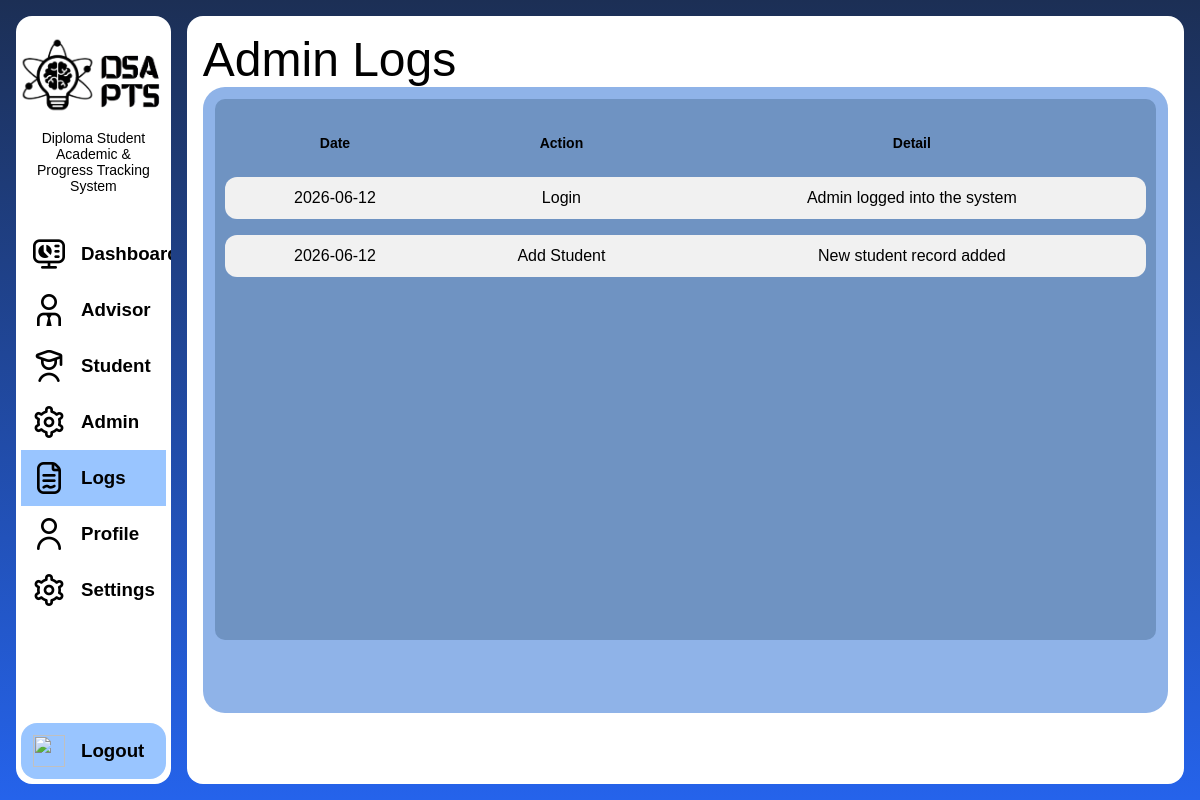
The app's page /admin/admin-logs.php, older data.
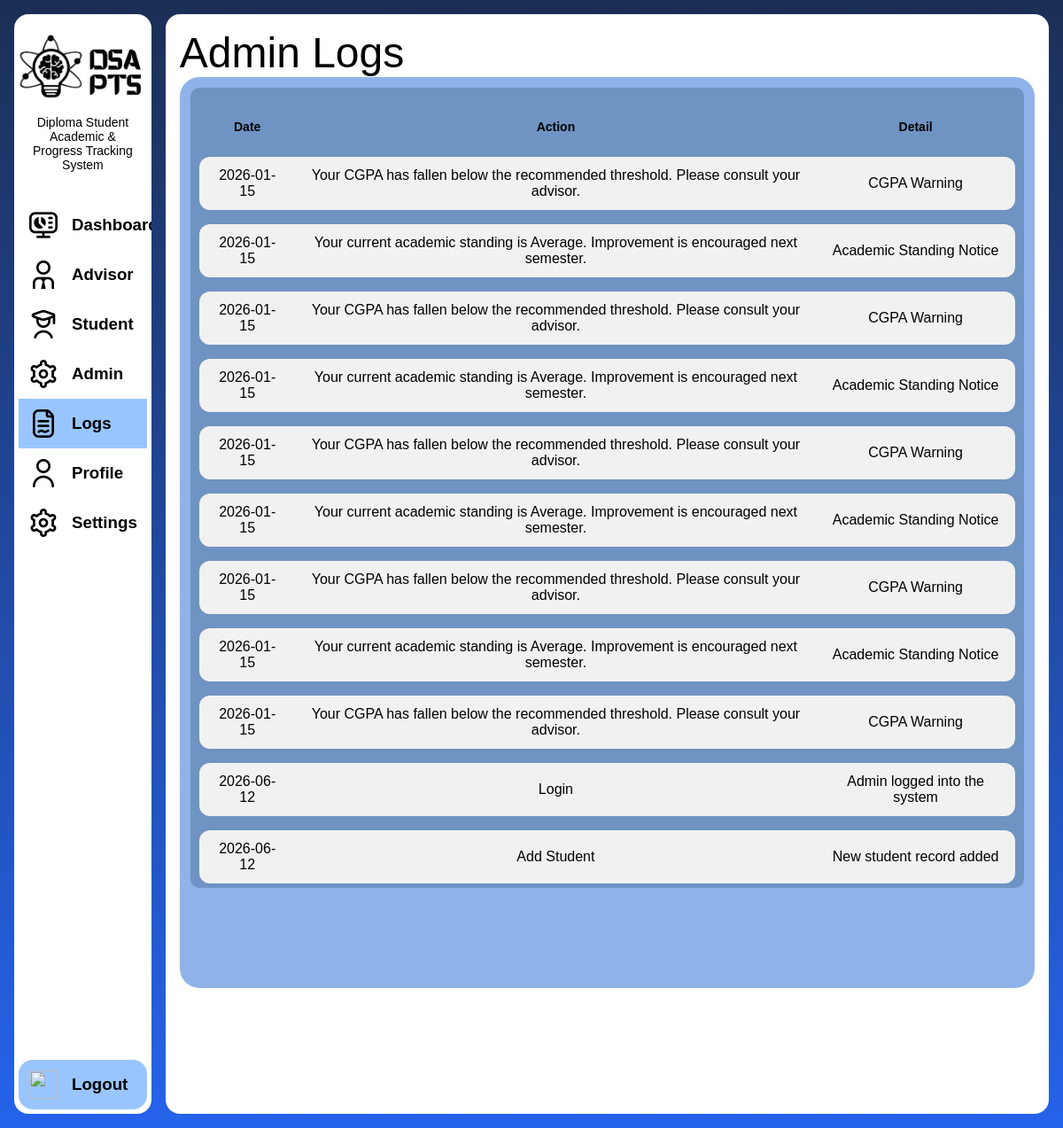
The same page, newer data.
### tables this page shows
CREATE TABLE `alert` (
  `alert_id` int(11) NOT NULL,
  `message` text NOT NULL,
  `alert_type` varchar(50) DEFAULT NULL,
  `date_sent` date NOT NULL,
  `user_id` int(11) DEFAULT NULL
);

### models/functions.php (called while the page is built, shortened)
<?php
function getAll($conn, $table)
{
    $result = $conn->query("SELECT * FROM $table");
    $data = [];
    while ($row = $result->fetch_assoc()) {
        $data[] = $row;
    }
    return $data;
}

### admin/admin-logs.php (the view, shortened to what this page needs)
<!DOCTYPE html>
<html lang="en">
<head>
    <link rel="stylesheet" href="../style/layout.css">
    <link rel="stylesheet" href="../style/admin.css">
    <link rel="stylesheet" href="../style/styles.css">
</head>
<body class="page-body main-gradient-bg">
    <?php
    $activePage = 'logs';
    include("components/sidebar-admin.php");
    include("../models/functions.php");
    $logs = getAll($conn, "alert");
    ?>
    <main class="main-content main-rounded">
        <h1 class="content-title">Admin Logs</h1>
        <div class="logs-box">
            <div class="logs-table-wrapper">
                <table>
                    <thead>
                        <tr>
                            <th>Date</th>
                            <th>Action</th>
                            <th>Detail</th>
                        </tr>
                    </thead>
                    <tbody>
                        <?php foreach ($logs as $a): ?>
                            <tr>
                                <td><?php echo $a['date_sent']; ?></td>
                                <td><?php echo $a['message'] ?></td>
                                <td><?php echo $a['alert_type'] ?></td>
                            </tr>
                        <?php endforeach; ?>
                        <tr>
                            <td>2026-06-12</td>
                            <td>Login</td>
                            <td>Admin logged into the system</td>
                        </tr>
                        <tr>
                            <td>2026-06-12</td>
                            <td>Add Student</td>
                            <td>New student record added</td>
                        </tr>
                    </tbody>
                </table>
            </div>
        </div>
    </main>
</body>
</html>

### admin/components/sidebar-admin.php
<aside class="main-sidebar main-rounded">
    <img src="../assets/imgs/dsapts-full.png" class="sidebar-logo" alt="">
    <h3 class="sidebar-title">Diploma Student Academic & Progress Tracking System</h3>
    <a class="sidebar-nav <?php echo $activePage === 'dashboard' ? 'sidebar-nav-active' : ''; ?>" href="dashboard-admin.php">
        <img src="../assets/icons/dashboard.png" alt="">
        <h3>Dashboard</h3>
    </a>
    <a class="sidebar-nav <?php echo $activePage === 'advisor' ? 'sidebar-nav-active' : ''; ?>" href="advisor.php">
        <img src="../assets/icons/employee.png" alt="">
        <h3>Advisor</h3>
    </a>
    <a class="sidebar-nav <?php echo $activePage === 'student' ? 'sidebar-nav-active' : ''; ?>" href="student.php">
        <img src="../assets/icons/student.png" alt="">
        <h3>Student</h3>
    </a>
    <a class="sidebar-nav <?php echo $activePage === 'admin' ? 'sidebar-nav-active' : ''; ?>" href="admin.php">
        <img src="../assets/icons/settings.png" alt="">
        <h3>Admin</h3>
    </a>
    <a class="sidebar-nav <?php echo $activePage === 'logs' ? 'sidebar-nav-active' : ''; ?>" href="admin-logs.php">
        <img src="../assets/icons/record.png" alt="">
        <h3>Logs</h3>
    </a>
    <a class="sidebar-nav <?php echo $activePage === 'profile' ? 'sidebar-nav-active' : ''; ?>" href="admin-profile.php">
        <img src="../assets/icons/user.png" alt="">
        <h3>Profile</h3>
    </a>
    <a class="sidebar-nav <?php echo $activePage === 'settings' ? 'sidebar-nav-active' : ''; ?>" href="admin-settings.php">
        <img src="../assets/icons/settings.png" alt="">
        <h3>Settings</h3>
    </a>
    <a class="sidebar-nav sidebar-logout" href="../">
        <img src="../assets/icons/exit.png" alt="">
        <h3>Logout</h3>
    </a>
</aside>

### style/layout.css (style rules this page uses)
html, body { height: 100%; margin: 0; }
*, *::before, *::after { box-sizing: border-box; }
.page-body { display: flex; min-height: 100vh; margin: 0; overflow: hidden; }
.main-gradient-bg { background-image: linear-gradient(#1c2f55, #2563eb); }
.main-rounded { display: flex; flex-direction: column; align-items: center; background-color: #fff; margin: 16px; border-radius: 16px; min-height: 0; overflow: hidden; }
table { width: 100%; border-collapse: separate; border-spacing: 0px 16px; }
thead th { padding: 10px; text-align: center; font-size: 14px; font-weight: bold; }
tbody td { background: #f1f1f1; padding: 12px 16px; text-align: center; color: black; }
tbody td:first-child { border-top-left-radius: 12px; border-bottom-left-radius: 12px; }
tbody td:last-child { border-top-right-radius: 12px; border-bottom-right-radius: 12px; }
.main-sidebar { flex: 0.15; margin-right: 0; align-items: center; padding: 5px; }
.sidebar-logo { width: 200px; height: auto; align-self: center; padding: 16px; }
.sidebar-title { font-size: 14px; font-weight: 200; text-align: center; margin: 0 0 32px 0; padding: 0 6px; }
.sidebar-nav { padding: 12px; display: flex; align-items: center; width: 100%; text-decoration: none; color: black; }
.sidebar-nav img { width: 32px; height: 32px; }
.sidebar-nav h3 { margin: 0 0 0 16px; }
.sidebar-nav:hover, .sidebar-nav-active { background-color: #99c5ff; transition: 0.2s ease; }
.sidebar-logout { margin-top: auto; background-color: #99c5ff; border-radius: 16px; }
.main-content { flex: 1; align-items: start; padding: 16px; min-height: 0; overflow-y: auto; }
.content-title { font-size: 48px; font-weight: 500; margin: 0; }

### style/admin.css (style rules this page uses)
.logs-box { background: #8fb3e8; border-radius: 22px; padding: 12px; height: 85%; }
.logs-table-wrapper { background: #6f93c2; border-radius: 10px; height: 90%; overflow-y: auto; padding: 10px; }
.logs-box { width: 100%; }
.logs-table-wrapper { width: 100%; }

### style/styles.css (style rules this page uses)
* { box-sizing: border-box; margin: 0; padding: 0; }
body { font-family: Arial, Helvetica, sans-serif; background: #fff; color: #000; }

Row changes from the older to the newer data that the page shows:
added alert: date_sent "2026-01-15", message "Your CGPA has fallen below the recommended threshold. Please consult your advisor.", alert_type "CGPA Warning"
added alert: date_sent "2026-01-15", message "Your current academic standing is Average. Improvement is encouraged next semester.", alert_type "Academic Standing Notice"
added alert: date_sent "2026-01-15", message "Your CGPA has fallen below the recommended threshold. Please consult your advisor.", alert_type "CGPA Warning"
added alert: date_sent "2026-01-15", message "Your current academic standing is Average. Improvement is encouraged next semester.", alert_type "Academic Standing Notice"
added alert: date_sent "2026-01-15", message "Your CGPA has fallen below the recommended threshold. Please consult your advisor.", alert_type "CGPA Warning"
added alert: date_sent "2026-01-15", message "Your current academic standing is Average. Improvement is encouraged next semester.", alert_type "Academic Standing Notice"
added alert: date_sent "2026-01-15", message "Your CGPA has fallen below the recommended threshold. Please consult your advisor.", alert_type "CGPA Warning"
added alert: date_sent "2026-01-15", message "Your current academic standing is Average. Improvement is encouraged next semester.", alert_type "Academic Standing Notice"
added alert: date_sent "2026-01-15", message "Your CGPA has fallen below the recommended threshold. Please consult your advisor.", alert_type "CGPA Warning"
